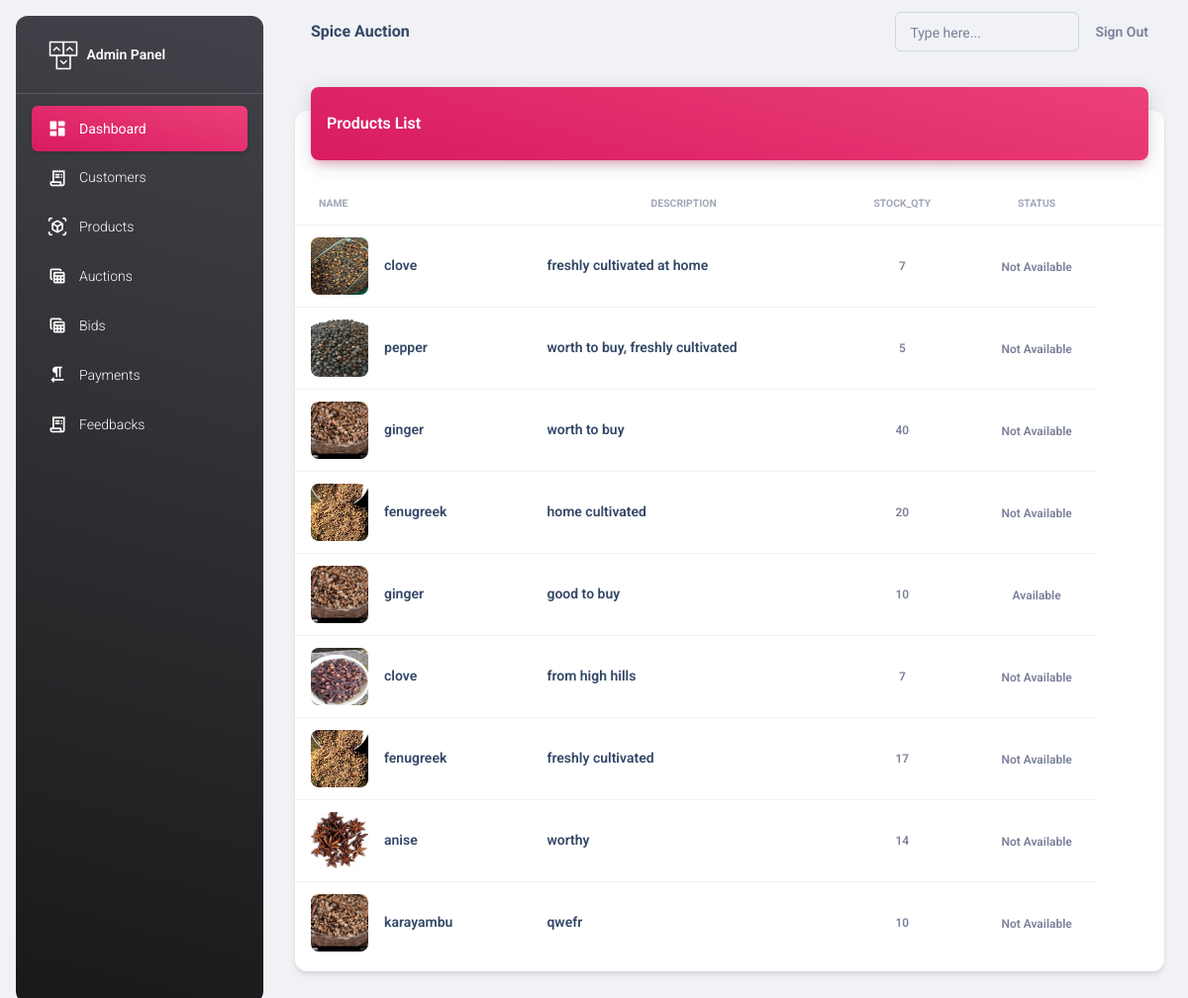
The page /adminapi/products/ (signed in) on the database its author committed.
### adminapi/models.py (models this page shows, shortened)
class Spice(models.Model):
    seller = models.ForeignKey(Seller, on_delete=models.CASCADE)
    name = models.CharField(max_length=100)
    description = models.CharField(max_length=100)
    stock_quantity = models.PositiveIntegerField(default=0)
    image = models.ImageField(upload_to="images", null=True)
    created_at = models.DateTimeField(auto_now_add=True)
    choices= [
        ('Available', 'Available'),
        ('Not Available', 'Not Available'),
    ]
    status=models.CharField(max_length=50, choices=choices, default='Available')

### adminapi/views.py (the view)
# urls.py: path("products/",views.ProductsView.as_view(),name="products"),
@method_decorator(decs,name="dispatch")
class ProductsView(ListView):
    template_name="products.html"
    model=Spice
    context_object_name="spices"

### adminapi/views.py (called while the page is built)
def signin_required(fn):
    def wrapper(request,*args,**kwargs):
        if not request.user.is_authenticated:
            messages.error(request,"invalid session!..please login")
            return redirect("adminsignin")
        else:
            return fn(request,*args,**kwargs)
    return wrapper

def is_admin(fn):
    def wrapper(request,*args,**kwargs):
        if not request.user.is_superuser:
            messages.error(request,"Permission denied for current user !")
            return redirect("adminsignin")
        else:
            return fn(request,*args,**kwargs)
    return wrapper

### adminapi/templates/products.html
{%extends 'base.html'%}
{%load static%}
{%block body_block%}
<div class="container-fluid py-4">
    <div class="row">
      <div class="col-12">
        <div class="card my-4">
          <div class="card-header p-0 position-relative mt-n4 mx-3 z-index-2">
            <div class="bg-gradient-primary shadow-primary border-radius-lg pt-4 pb-3">
              <h6 class="text-white text-capitalize ps-3">Products List</h6>
            </div>
          </div>
          <div class="card-body px-0 pb-2">
            <div class="table-responsive p-0">
              <table class="table align-items-center mb-0">
                <thead>
                  <tr>
                    <th class="text-uppercase text-secondary text-xxs font-weight-bolder opacity-7">Name</th>
                    <th class="text-center text-uppercase text-secondary text-xxs font-weight-bolder opacity-7">Description</th>
                    <th class="text-center text-uppercase text-secondary text-xxs font-weight-bolder opacity-7">Stock_qty</th>
                    <th class="text-center text-uppercase text-secondary text-xxs font-weight-bolder opacity-7">Status</th>
                    <th class="text-secondary opacity-7"></th>
                  </tr>
                </thead>
                <tbody>
                    {%for s in spices%}
                        <tr>
                            <td>
                            <div class="d-flex px-2 py-1">
                                <div>
                                <img src="{{s.image.url}}" class="avatar avatar-lg me-3 border-radius-lg">
                                </div>
                                <div class="d-flex flex-column justify-content-center">
                                <h6 class="mb-0 text-sm">{{s.name}}</h6>
                                </div>
                            </div>
                            </td>
                            <td>
                            <h6 class="mb-0 text-sm">{{s.description}}</h6>
                            </td>
                            <td class="align-middle text-center text-sm">
                            <span class="text-secondary text-xs font-weight-bold">{{s.stock_quantity}}</span>
                            </td>
                            <td class="align-middle text-center">
                            <span class="text-secondary text-xs font-weight-bold">{{s.status}}</span>
                            </td>
                        </tr>
                    {%endfor%}
                </tbody>
              </table>
            </div>
          </div>
        </div>
      </div>
    </div>
  </div>
{%endblock%}

### rows shown on the page
Spice: image (picture), name "clove", description "freshly cultivated at home", stock_quantity "7", status "Not Available"
Spice: image (picture), name "pepper", description "worth to buy, freshly cultivated", stock_quantity "5", status "Not Available"
Spice: image (picture), name "ginger", description "worth to buy", stock_quantity "40", status "Not Available"
Spice: image (picture), name "fenugreek", description "home cultivated", stock_quantity "20", status "Not Available"
Spice: image (picture), name "ginger", description "good to buy", stock_quantity "10", status "Available"
Spice: image (picture), name "clove", description "from high hills", stock_quantity "7", status "Not Available"
Spice: image (picture), name "fenugreek", description "freshly cultivated", stock_quantity "17", status "Not Available"
Spice: image (picture), name "anise", description "worthy", stock_quantity "14", status "Not Available"
Spice: image (picture), name "karayambu", description "qwefr", stock_quantity "10", status "Not Available"
